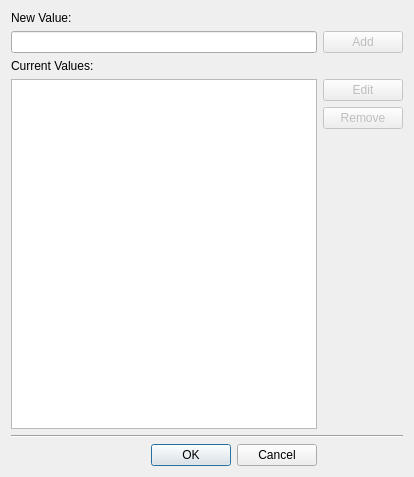
<?xml version="1.0" encoding="UTF-8"?>
<ui version="4.0">
 <class>valueManagerWidget</class>
 <widget class="QWidget" name="valueManagerWidget">
  <property name="geometry">
   <rect>
    <x>0</x>
    <y>0</y>
    <width>414</width>
    <height>477</height>
   </rect>
  </property>
  <property name="windowTitle">
   <string>Form</string>
  </property>
  <layout class="QGridLayout" name="gridLayout">
   <item row="0" column="0">
    <widget class="QLabel" name="newValueLabel">
     <property name="text">
      <string>New Value:</string>
     </property>
    </widget>
   </item>
   <item row="1" column="0">
    <widget class="QLineEdit" name="newValueLineEdit"/>
   </item>
   <item row="1" column="1">
    <widget class="QPushButton" name="addButton">
     <property name="enabled">
      <bool>false</bool>
     </property>
     <property name="text">
      <string>Add</string>
     </property>
    </widget>
   </item>
   <item row="2" column="0">
    <widget class="QLabel" name="currentValuesLabel">
     <property name="text">
      <string>Current Values:</string>
     </property>
    </widget>
   </item>
   <item row="3" column="0" rowspan="3">
    <widget class="QListView" name="currentValuesListView"/>
   </item>
   <item row="3" column="1">
    <widget class="QPushButton" name="editButton">
     <property name="enabled">
      <bool>false</bool>
     </property>
     <property name="text">
      <string>Edit</string>
     </property>
    </widget>
   </item>
   <item row="4" column="1">
    <widget class="QPushButton" name="removeButton">
     <property name="enabled">
      <bool>false</bool>
     </property>
     <property name="text">
      <string>Remove</string>
     </property>
    </widget>
   </item>
   <item row="5" column="1">
    <spacer name="verticalSpacer">
     <property name="orientation">
      <enum>Qt::Vertical</enum>
     </property>
     <property name="sizeHint" stdset="0">
      <size>
       <width>78</width>
       <height>265</height>
      </size>
     </property>
    </spacer>
   </item>
   <item row="6" column="0" colspan="2">
    <widget class="Line" name="line">
     <property name="orientation">
      <enum>Qt::Horizontal</enum>
     </property>
    </widget>
   </item>
   <item row="7" column="0">
    <widget class="QDialogButtonBox" name="dialogButtonBox">
     <property name="standardButtons">
      <set>QDialogButtonBox::Cancel|QDialogButtonBox::Ok</set>
     </property>
    </widget>
   </item>
  </layout>
 </widget>
 <resources/>
 <connections/>
</ui>
